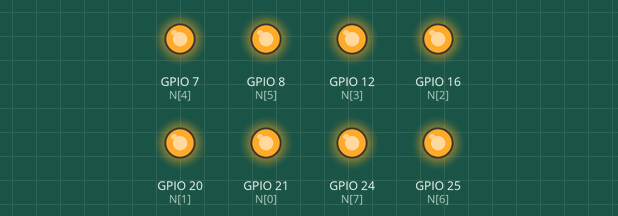
A program run on a simulated Raspberry Pi (BCM pin numbers). Shown: output pins drawn as LEDs (lit = HIGH). At 6.0 s the program stops and its outputs stay as they are.

Above: at 0.1 s.
At 6.1 s:
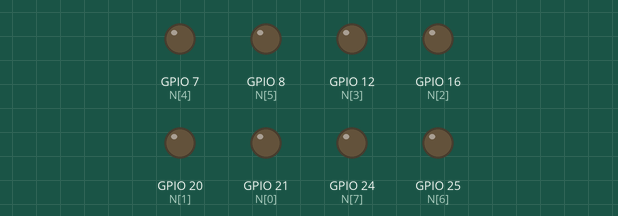
Timing chart, 0 to 7.5 s (numbered marks = the images above):
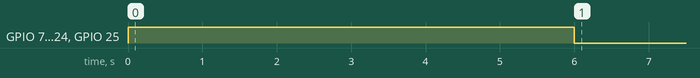

Measured:
- by itself, GPIO 7 (N[4]), GPIO 8 (N[5]), GPIO 12 (N[3]), GPIO 16 (N[2]), GPIO 20 (N[1]), GPIO 21 (N[0]), GPIO 24 (N[7]), GPIO 25 (N[6]): LOW → HIGH at 0.00 s, → LOW 6.0 s later

The program:

GPIO-LIGHTall.py
```python
import RPi.GPIO as GPIO
import time

GPIO.setwarnings(False)
GPIO.setmode(GPIO.BCM)
N = [21,20,16,12,7,8,25,24]
GPIO.setup(N, GPIO.OUT)

def LightALL():
    for i in range(8):
        GPIO.output(N[i], 1)

def DarkALL():
    for i in range(8):
        GPIO.output(N[i], 0)

LightALL()
time.sleep(6)
DarkALL()
```
